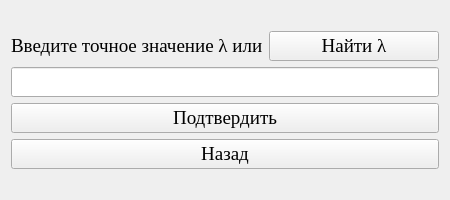
<?xml version="1.0" encoding="UTF-8"?>
<ui version="4.0">
 <class>LamdaDialog</class>
 <widget class="QWidget" name="LamdaDialog">
  <property name="geometry">
   <rect>
    <x>0</x>
    <y>0</y>
    <width>450</width>
    <height>200</height>
   </rect>
  </property>
  <property name="minimumSize">
   <size>
    <width>450</width>
    <height>200</height>
   </size>
  </property>
  <property name="maximumSize">
   <size>
    <width>450</width>
    <height>200</height>
   </size>
  </property>
  <property name="font">
   <font>
    <family>Times New Roman</family>
    <pointsize>14</pointsize>
   </font>
  </property>
  <property name="windowTitle">
   <string>Ввод λ</string>
  </property>
  <property name="windowIcon">
   <iconset resource="resources.qrc">
    <normaloff>:/resources/icons/hay-bale-icon-style-vector.jpg</normaloff>:/resources/icons/hay-bale-icon-style-vector.jpg</iconset>
  </property>
  <layout class="QVBoxLayout" name="verticalLayout">
   <item>
    <layout class="QGridLayout" name="gridLayout_2">
     <item row="2" column="0" colspan="2">
      <widget class="QPushButton" name="AcceptButton">
       <property name="text">
        <string>Подтвердить</string>
       </property>
      </widget>
     </item>
     <item row="0" column="0">
      <widget class="QLabel" name="label">
       <property name="text">
        <string>Введите точное значение λ или</string>
       </property>
      </widget>
     </item>
     <item row="1" column="0" colspan="2">
      <widget class="QLineEdit" name="lineEdit"/>
     </item>
     <item row="0" column="1">
      <widget class="QPushButton" name="FindLambdaButton">
       <property name="text">
        <string>Найти λ</string>
       </property>
      </widget>
     </item>
     <item row="3" column="0" colspan="2">
      <widget class="QPushButton" name="BackButton">
       <property name="text">
        <string>Назад</string>
       </property>
      </widget>
     </item>
    </layout>
   </item>
  </layout>
 </widget>
 <resources>
  <include location="resources.qrc"/>
 </resources>
 <connections/>
</ui>
